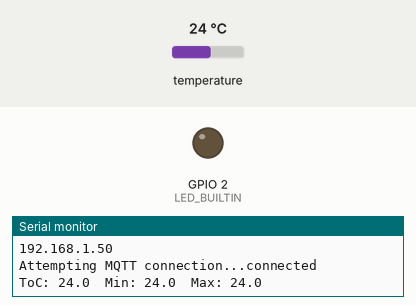
Simulated run of this sketch. Board: ESP8266 (NodeMCU). Parts: output pins drawn as LEDs (lit = HIGH, except the on-board LED, lit = LOW), the last lines printed to the serial monitor. The inputs (shaded band) are chosen by the test bench; at power-on: temperature 24 °C. WiFi joins after 1.5 s; servers stay silent unless stated; no MQTT or app messages arrive unless stated.

Above: at 6.1 s.
6.2 s: temperature set to 12 °C
At 9.9 s:
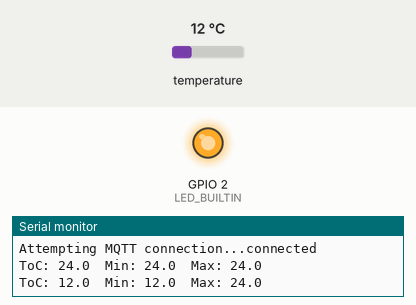
11.5 s: temperature set to 19 °C
At 16.5 s:
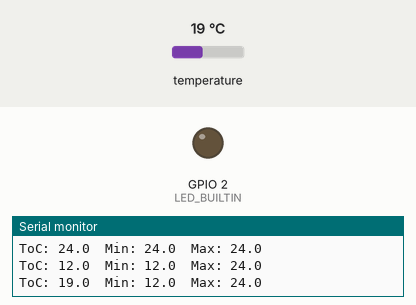
Timing chart, 0 to 18.0 s (numbered marks = the images above; inputs shaded):
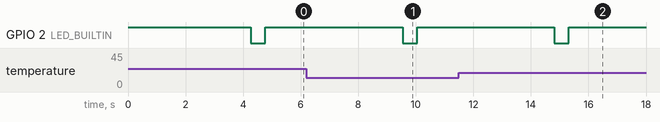

Measured:
- after the input at 6.2 s, GPIO 2 (LED_BUILTIN): HIGH → LOW after 3.3 s, → HIGH 0.50 s later
- after the input at 11.5 s, GPIO 2 (LED_BUILTIN): HIGH → LOW after 3.3 s, → HIGH 0.50 s later

The sketch:

ESP_MQTT_DS1820.ino
```cpp
#include <ESP8266WiFi.h>
#include <PubSubClient.h>
#include <OneWire.h>
#include <DallasTemperature.h>

#define ONE_WIRE_BUS 5   // PINO 2 (D1) DO NODEMCU

OneWire oneWire(ONE_WIRE_BUS);

DallasTemperature sensors(&oneWire);

const char* ssid        = "FINADO ZE LINGUINHA";
const char* password    = "CB4001982";
//const char* mqtt_server = "iot.eclipse.org";
//const char* mqtt_server = "teste.mosquitto.org";
const char* mqtt_server = "broker.hivemq.com";

WiFiClient espClient;
PubSubClient client(espClient);

long  lastMsg  = 0;
int   inPin    = 5;
float temp     = 0;
float temp_aux = 0;

float temp_MIN = 100;
float temp_MAX = 0;

bool  primeira = true;

void setup_wifi()
{
  delay(10);

  Serial.println();
  Serial.print("Connecting to ");
  Serial.println(ssid);
  WiFi.begin(ssid, password);

  while (WiFi.status() != WL_CONNECTED)
  {
    delay(500);
    Serial.print(".");
  }
  Serial.println("");
  Serial.println("WiFi connected");
  Serial.println("IP address: ");
  Serial.println(WiFi.localIP());
}

void reconnect()
{
  while (!client.connected())
  {
    Serial.print("Attempting MQTT connection...");

    if (client.connect("arduinoClient_temperature"))
    {
      Serial.println("connected");
    }
    else
    {
      Serial.print("failed, rc=");
      Serial.print(client.state());
      Serial.println(" try again in 5 seconds");
      digitalWrite(LED_BUILTIN, LOW);
      delay(5000);
    }
  }
}

void setup()
{
  pinMode(LED_BUILTIN, OUTPUT);
  digitalWrite(LED_BUILTIN, HIGH);
  Serial.begin(115200);
  setup_wifi();
  client.setServer(mqtt_server, 1883);
  pinMode(inPin, INPUT);
  sensors.begin();
}

void loop()
{
  if (!client.connected())
  {
    reconnect();
  }
  client.loop();

  long now = millis();
  if (now - lastMsg > 2000)
  {
    lastMsg = now;
    sensors.setResolution(12);
    sensors.requestTemperatures();

    if (primeira == true)
    {
        temp = sensors.getTempCByIndex(0);

        temp_MIN = temp;
        temp_MAX = temp;

        Serial.print("ToC: ");
        Serial.print(temp,1);
        Serial.print("  Min: ");
        Serial.print(temp_MIN,1);
        Serial.print("  Max: ");
        Serial.println(temp_MAX,1);

        client.publish("teste/temp",     String(temp,1).c_str());
        delay(500);
        client.publish("teste/temp_MIN", String(temp_MIN,1).c_str());
        delay(500);
        client.publish("teste/temp_MAX", String(temp_MAX,1).c_str());
        delay(500);

        digitalWrite(LED_BUILTIN, LOW);
        delay(500);
        digitalWrite(LED_BUILTIN, HIGH);
        delay(500);

        primeira = false;
    }


    if (primeira == false)
    {
        temp_aux = temp;

        temp = sensors.getTempCByIndex(0);

        if (temp != temp_aux)
        {

          if (temp < temp_MIN)
              temp_MIN = temp;
          if (temp > temp_MAX)
              temp_MAX = temp;

          Serial.print("ToC: ");
          Serial.print(temp,1);
          Serial.print("  Min: ");
          Serial.print(temp_MIN,1);
          Serial.print("  Max: ");
          Serial.println(temp_MAX,1);

          client.publish("teste/temp",     String(temp,1).c_str());
          delay(500);
          client.publish("teste/temp_MIN", String(temp_MIN,1).c_str());
          delay(500);
          client.publish("teste/temp_MAX", String(temp_MAX,1).c_str());
          delay(500);

          digitalWrite(LED_BUILTIN, LOW);
          delay(500);
          digitalWrite(LED_BUILTIN, HIGH);
          delay(500);

        }
     }
  }
}
```
